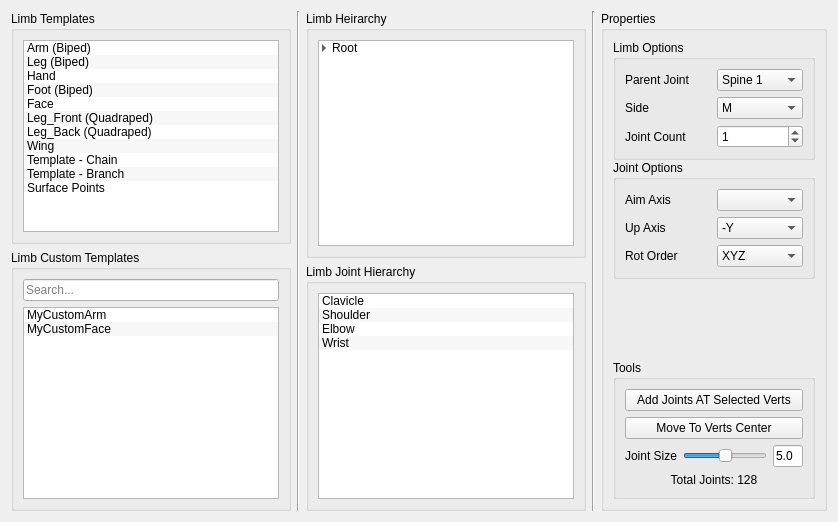
        <widget class="QWidget" name="tab">
         <attribute name="title">
          <string>Skeleton</string>
         </attribute>
         <layout class="QHBoxLayout" name="horizontalLayout_3">
          <item>
           <layout class="QHBoxLayout" name="horizontalLayout">
            <item>
             <layout class="QVBoxLayout" name="verticalLayout_2">
              <item>
               <widget class="QGroupBox" name="groupBox">
                <property name="title">
                 <string>Limb Templates</string>
                </property>
                <layout class="QHBoxLayout" name="horizontalLayout_4">
                 <item>
                  <widget class="QListWidget" name="listWidget">
                   <property name="dragDropMode">
                    <enum>QAbstractItemView::DragOnly</enum>
                   </property>
                   <property name="alternatingRowColors">
                    <bool>true</bool>
                   </property>
                   <item>
                    <property name="text">
                     <string>Arm (Biped)</string>
                    </property>
                   </item>
                   <item>
                    <property name="text">
                     <string>Leg (Biped)</string>
                    </property>
                   </item>
                   <item>
                    <property name="text">
                     <string>Hand</string>
                    </property>
                   </item>
                   <item>
                    <property name="text">
                     <string>Foot (Biped)</string>
                    </property>
                   </item>
                   <item>
                    <property name="text">
                     <string>Face</string>
                    </property>
                   </item>
                   <item>
                    <property name="text">
                     <string>Leg_Front (Quadraped)</string>
                    </property>
                   </item>
                   <item>
                    <property name="text">
                     <string>Leg_Back (Quadraped)</string>
                    </property>
                   </item>
                   <item>
                    <property name="text">
                     <string>Wing</string>
                    </property>
                   </item>
                   <item>
                    <property name="text">
                     <string>Template - Chain</string>
                    </property>
                   </item>
                   <item>
                    <property name="text">
                     <string>Template - Branch</string>
                    </property>
                   </item>
                   <item>
                    <property name="text">
                     <string>Surface Points</string>
                    </property>
                   </item>
                  </widget>
                 </item>
                </layout>
               </widget>
              </item>
              <item>
               <widget class="QGroupBox" name="groupBox_5">
                <property name="title">
                 <string>Limb Custom Templates</string>
                </property>
                <layout class="QHBoxLayout" name="horizontalLayout_14">
                 <item>
                  <layout class="QVBoxLayout" name="verticalLayout_6">
                   <item>
                    <widget class="QLineEdit" name="lineEdit_4">
                     <property name="placeholderText">
                      <string>Search...</string>
                     </property>
                    </widget>
                   </item>
                   <item>
                    <widget class="QListWidget" name="listWidget_2">
                     <property name="toolTip">
                      <string>Created in CONTROLLERS tab by right clicking on Limb &gt; &quot;Save Limb Template&quot;</string>
                     </property>
                     <property name="dragDropMode">
                      <enum>QAbstractItemView::DragOnly</enum>
                     </property>
                     <property name="alternatingRowColors">
                      <bool>true</bool>
                     </property>
                     <item>
                      <property name="text">
                       <string>MyCustomArm</string>
                      </property>
                     </item>
                     <item>
                      <property name="text">
                       <string>MyCustomFace</string>
                      </property>
                     </item>
                    </widget>
                   </item>
                  </layout>
                 </item>
                </layout>
               </widget>
              </item>
             </layout>
            </item>
            <item>
             <widget class="Line" name="line">
              <property name="orientation">
               <enum>Qt::Vertical</enum>
              </property>
             </widget>
            </item>
            <item>
             <layout class="QVBoxLayout" name="verticalLayout_4">
              <item>
               <widget class="QGroupBox" name="groupBox_2">
                <property name="title">
                 <string>Limb Heirarchy</string>
                </property>
                <layout class="QHBoxLayout" name="horizontalLayout_5">
                 <item>
                  <layout class="QVBoxLayout" name="verticalLayout_29">
                   <item>
                    <widget class="QTreeWidget" name="treeWidget">
                     <property name="autoScrollMargin">
                      <number>16</number>
                     </property>
                     <property name="alternatingRowColors">
                      <bool>true</bool>
                     </property>
                     <property name="selectionMode">
                      <enum>QAbstractItemView::ExtendedSelection</enum>
                     </property>
                     <property name="autoExpandDelay">
                      <number>-1</number>
                     </property>
                     <property name="indentation">
                      <number>10</number>
                     </property>
                     <property name="headerHidden">
                      <bool>true</bool>
                     </property>
                     <column>
                      <property name="text">
                       <string notr="true">1</string>
                      </property>
                     </column>
                     <item>
                      <property name="text">
                       <string>Root</string>
                      </property>
                      <item>
                       <property name="text">
                        <string>Spine</string>
                       </property>
                       <item>
                        <property name="text">
                         <string>Arm (R)</string>
                        </property>
                        <item>
                         <property name="text">
                          <string>Hand (R)</string>
                         </property>
                        </item>
                       </item>
                       <item>
                        <property name="text">
                         <string>Arm (L)</string>
                        </property>
                        <item>
                         <property name="text">
                          <string>Hand (L)</string>
                         </property>
                        </item>
                       </item>
                       <item>
                        <property name="text">
                         <string>Head</string>
                        </property>
                       </item>
                       <item>
                        <property name="text">
                         <string>Leg (M)</string>
                        </property>
                       </item>
                       <item>
                        <property name="text">
                         <string>Tail</string>
                        </property>
                       </item>
                      </item>
                     </item>
                    </widget>
                   </item>
                  </layout>
                 </item>
                </layout>
               </widget>
              </item>
              <item>
               <widget class="QGroupBox" name="groupBox_6">
                <property name="title">
                 <string>Limb Joint Hierarchy</string>
                </property>
                <layout class="QVBoxLayout" name="verticalLayout_7">
                 <item>
                  <layout class="QVBoxLayout" name="verticalLayout_25">
                   <item>
                    <widget class="QListWidget" name="listWidget_3">
                     <property name="alternatingRowColors">
                      <bool>true</bool>
                     </property>
                     <item>
                      <property name="text">
                       <string>Clavicle</string>
                      </property>
                     </item>
                     <item>
                      <property name="text">
                       <string>Shoulder</string>
                      </property>
                     </item>
                     <item>
                      <property name="text">
                       <string>Elbow</string>
                      </property>
                     </item>
                     <item>
                      <property name="text">
                       <string>Wrist</string>
                      </property>
                      <property name="flags">
                       <set>ItemIsSelectable|ItemIsEditable|ItemIsDragEnabled|ItemIsUserCheckable|ItemIsEnabled</set>
                      </property>
                     </item>
                    </widget>
                   </item>
                  </layout>
                 </item>
                </layout>
               </widget>
              </item>
             </layout>
            </item>
            <item>
             <widget class="Line" name="line_2">
              <property name="orientation">
               <enum>Qt::Vertical</enum>
              </property>
             </widget>
            </item>
            <item>
             <layout class="QVBoxLayout" name="verticalLayout_3">
              <item>
               <widget class="QGroupBox" name="groupBox_3">
                <property name="title">
                 <string>Properties</string>
                </property>
                <layout class="QHBoxLayout" name="horizontalLayout_6">
                 <item>
                  <layout class="QVBoxLayout" name="verticalLayout_5">
                   <property name="spacing">
                    <number>0</number>
                   </property>
                   <item>
                    <widget class="QGroupBox" name="groupBox_25">
                     <property name="title">
                      <string>Limb Options</string>
                     </property>
                     <layout class="QVBoxLayout" name="verticalLayout_30">
                      <item>
                       <layout class="QVBoxLayout" name="verticalLayout_31">
                        <property name="spacing">
                         <number>6</number>
                        </property>
                        <item>
                         <layout class="QHBoxLayout" name="horizontalLayout_38">
                          <item>
                           <widget class="QLabel" name="label">
                            <property name="text">
                             <string>Parent Joint</string>
                            </property>
                           </widget>
                          </item>
                          <item>
                           <widget class="QComboBox" name="comboBox">
                            <item>
                             <property name="text">
                              <string>Spine 1</string>
                             </property>
                            </item>
                            <item>
                             <property name="text">
                              <string>Spine 2</string>
                             </property>
                            </item>
                            <item>
                             <property name="text">
                              <string>Spine 3</string>
                             </property>
                            </item>
                            <item>
                             <property name="text">
                              <string>Spine 4</string>
                             </property>
                            </item>
                            <item>
                             <property name="text">
                              <string>Spine 5</string>
                             </property>
                            </item>
                           </widget>
                          </item>
                         </layout>
                        </item>
                        <item>
                         <layout class="QHBoxLayout" name="horizontalLayout_51">
                          <item>
                           <widget class="QLabel" name="label_15">
                            <property name="text">
                             <string>Side</string>
                            </property>
                           </widget>
                          </item>
                          <item>
                           <widget class="QComboBox" name="comboBox_4">
                            <property name="currentIndex">
                             <number>1</number>
                            </property>
                            <item>
                             <property name="text">
                              <string>L</string>
                             </property>
                            </item>
                            <item>
                             <property name="text">
                              <string>M</string>
                             </property>
                            </item>
                            <item>
                             <property name="text">
                              <string>R</string>
                             </property>
                            </item>
                           </widget>
                          </item>
                         </layout>
                        </item>
                        <item>
                         <layout class="QHBoxLayout" name="horizontalLayout_42">
                          <item>
                           <widget class="QLabel" name="label_7">
                            <property name="text">
                             <string>Joint Count</string>
                            </property>
                           </widget>
                          </item>
                          <item>
                           <widget class="QSpinBox" name="spinBox_3">
                            <property name="value">
                             <number>1</number>
                            </property>
                           </widget>
                          </item>
                         </layout>
                        </item>
                       </layout>
                      </item>
                     </layout>
                    </widget>
                   </item>
                   <item>
                    <widget class="QGroupBox" name="groupBox_26">
                     <property name="title">
                      <string>Joint Options</string>
                     </property>
                     <layout class="QVBoxLayout" name="verticalLayout_33">
                      <item>
                       <layout class="QVBoxLayout" name="verticalLayout_51">
                        <property name="spacing">
                         <number>6</number>
                        </property>
                        <item>
                         <layout class="QHBoxLayout" name="horizontalLayout_11">
                          <item>
                           <widget class="QLabel" name="label_3">
                            <property name="text">
                             <string>Aim Axis</string>
                            </property>
                           </widget>
                          </item>
                          <item>
                           <widget class="QComboBox" name="comboBox_2">
                            <property name="currentIndex">
                             <number>-1</number>
                            </property>
                            <item>
                             <property name="text">
                              <string>X</string>
                             </property>
                            </item>
                            <item>
                             <property name="text">
                              <string>-X</string>
                             </property>
                            </item>
                            <item>
                             <property name="text">
                              <string>Y</string>
                             </property>
                            </item>
                            <item>
                             <property name="text">
                              <string>-Y</string>
                             </property>
                            </item>
                            <item>
                             <property name="text">
                              <string>Z</string>
                             </property>
                            </item>
                            <item>
                             <property name="text">
                              <string>-Z</string>
                             </property>
                            </item>
                           </widget>
                          </item>
                         </layout>
                        </item>
                        <item>
                         <layout class="QHBoxLayout" name="horizontalLayout_13">
                          <item>
                           <widget class="QLabel" name="label_5">
                            <property name="text">
                             <string>Up Axis</string>
                            </property>
                           </widget>
                          </item>
                          <item>
                           <widget class="QComboBox" name="comboBox_12">
                            <property name="currentIndex">
                             <number>3</number>
                            </property>
                            <item>
                             <property name="text">
                              <string>X</string>
                             </property>
                            </item>
                            <item>
                             <property name="text">
                              <string>-X</string>
                             </property>
                            </item>
                            <item>
                             <property name="text">
                              <string>Y</string>
                             </property>
                            </item>
                            <item>
                             <property name="text">
                              <string>-Y</string>
                             </property>
                            </item>
                            <item>
                             <property name="text">
                              <string>Z</string>
                             </property>
                            </item>
                            <item>
                             <property name="text">
                              <string>-Z</string>
                             </property>
                            </item>
                           </widget>
                          </item>
                         </layout>
                        </item>
                        <item>
                         <layout class="QHBoxLayout" name="horizontalLayout_40">
                          <item>
                           <widget class="QLabel" name="label_20">
                            <property name="text">
                             <string>Rot Order</string>
                            </property>
                           </widget>
                          </item>
                          <item>
                           <widget class="QComboBox" name="comboBox_10">
                            <item>
                             <property name="text">
                              <string>XYZ</string>
                             </property>
                            </item>
                            <item>
                             <property name="text">
                              <string>XZY</string>
                             </property>
                            </item>
                            <item>
                             <property name="text">
                              <string>YZX</string>
                             </property>
                            </item>
                            <item>
                             <property name="text">
                              <string>YXZ</string>
                             </property>
                            </item>
                            <item>
                             <property name="text">
                              <string>ZYX</string>
                             </property>
                            </item>
                            <item>
                             <property name="text">
                              <string>ZXY</string>
                             </property>
                            </item>
                           </widget>
                          </item>
                         </layout>
                        </item>
                       </layout>
                      </item>
                     </layout>
                    </widget>
                   </item>
                   <item>
                    <spacer name="verticalSpacer">
                     <property name="orientation">
                      <enum>Qt::Vertical</enum>
                     </property>
                     <property name="sizeHint" stdset="0">
                      <size>
                       <width>20</width>
                       <height>40</height>
                      </size>
                     </property>
                    </spacer>
                   </item>
                   <item>
                    <widget class="QGroupBox" name="groupBox_38">
                     <property name="title">
                      <string>Tools</string>
                     </property>
                     <layout class="QVBoxLayout" name="verticalLayout_34">
                      <item>
                       <layout class="QVBoxLayout" name="verticalLayout_75">
                        <property name="spacing">
                         <number>6</number>
                        </property>
                        <item>
                         <widget class="QPushButton" name="pushButton_8">
                          <property name="text">
                           <string>Add Joints AT Selected Verts</string>
                          </property>
                         </widget>
                        </item>
                        <item>
                         <widget class="QPushButton" name="pushButton_19">
                          <property name="toolTip">
                           <string>Moves last selected object to center of verts, edges or faces</string>
                          </property>
                          <property name="text">
                           <string>Move To Verts Center</string>
                          </property>
                         </widget>
                        </item>
                        <item>
                         <layout class="QHBoxLayout" name="horizontalLayout_7">
                          <item>
                           <widget class="QLabel" name="label_2">
                            <property name="text">
                             <string>Joint Size</string>
                            </property>
                           </widget>
                          </item>
                          <item>
                           <widget class="QSlider" name="horizontalSlider">
                            <property name="value">
                             <number>50</number>
                            </property>
                            <property name="orientation">
                             <enum>Qt::Horizontal</enum>
                            </property>
                           </widget>
                          </item>
                          <item>
                           <widget class="QLineEdit" name="lineEdit">
                            <property name="maximumSize">
                             <size>
                              <width>30</width>
                              <height>16777215</height>
                             </size>
                            </property>
                            <property name="text">
                             <string>5.0</string>
                            </property>
                           </widget>
                          </item>
                         </layout>
                        </item>
                        <item>
                         <widget class="QLabel" name="label_13">
                          <property name="text">
                           <string>Total Joints: 128</string>
                          </property>
                          <property name="alignment">
                           <set>Qt::AlignCenter</set>
                          </property>
                         </widget>
                        </item>
                       </layout>
                      </item>
                     </layout>
                    </widget>
                   </item>
                  </layout>
                 </item>
                </layout>
               </widget>
              </item>
             </layout>
            </item>
           </layout>
          </item>
         </layout>
        </widget>
